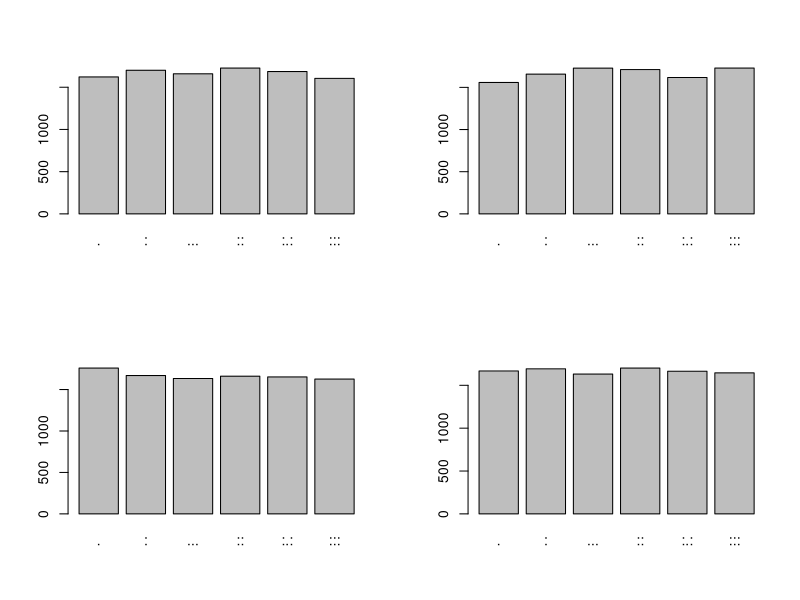
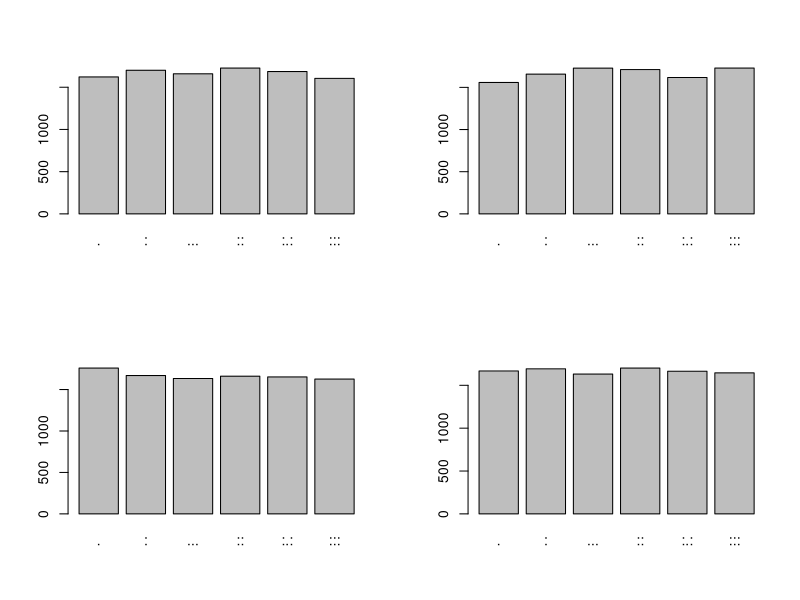

Source code (R) for these figures, in order:
## ---- chunk 1
#| label = "setup",
#| include = FALSE
knitr::opts_chunk$set(echo = TRUE)
library(kableExtra)
## ---- chunk 2
#| echo = F
rm(list = ls())
## ---- chunk 3
zari <- c(".", ":", "...", "::", ":.:",  ":::")
## ---- chunk 4
par( mfrow= c(2,2) )
for (i in 1:4) {
  set.seed(i)
  xilies_zaries <- sample(zari, 10000, replace = TRUE)
  pin_syxn <- table(xilies_zaries)
  barplot(pin_syxn, names.arg = zari)
}
## ---- chunk 5
#| eval = F
zari <- c(".", ":", "...", "::", ":.:",  ":::")
par( mfrow= c(2,2) )
for (i in 1:4) {
  set.seed(i)
  xilies_zaries <- sample(zari, 10000, replace = TRUE)
  pin_syxn <- table(xilies_zaries)
  barplot(pin_syxn, names.arg = zari)
}
